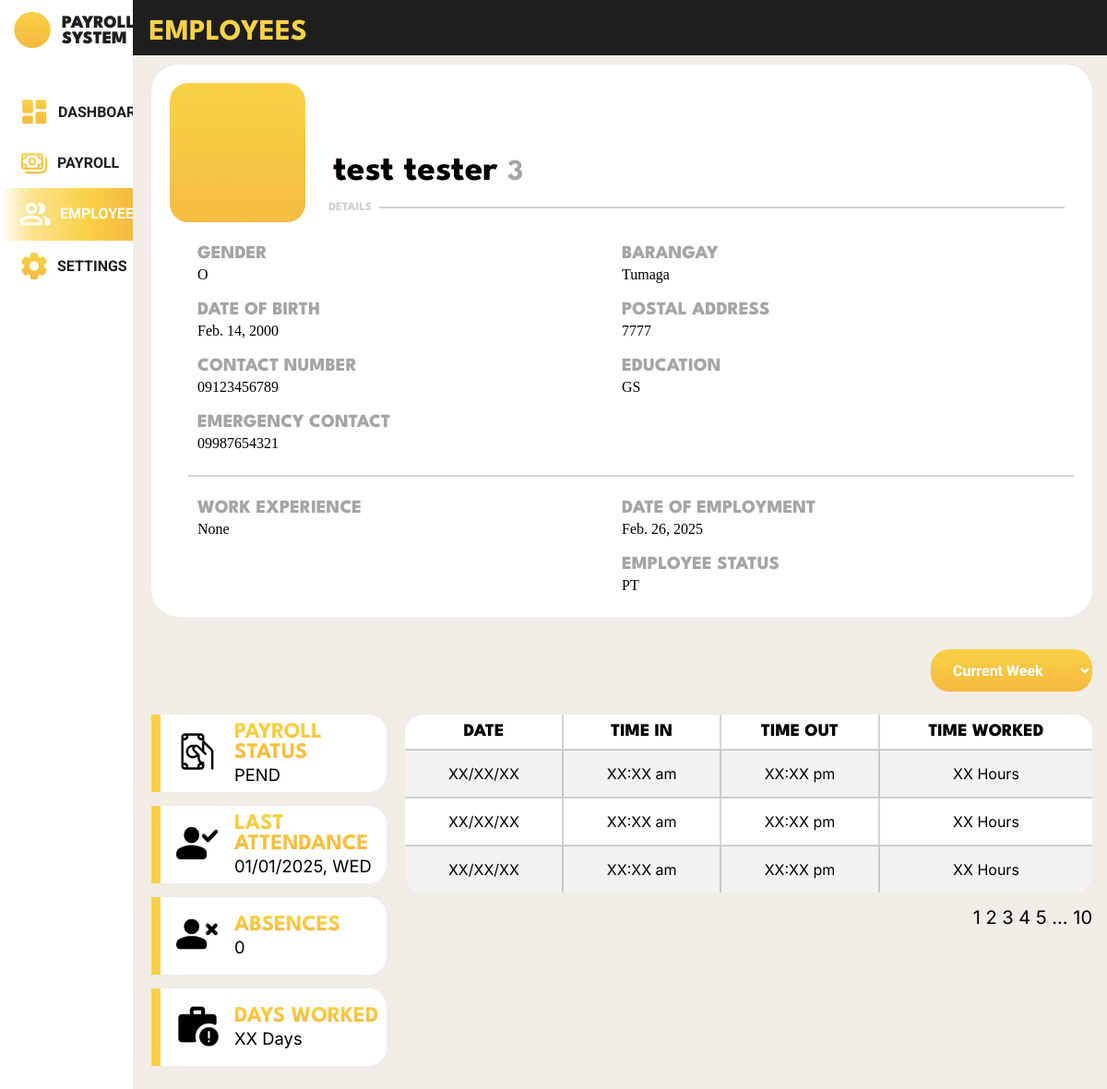
Page /payroll_system/employee_profile/3/ on the earlier database version.
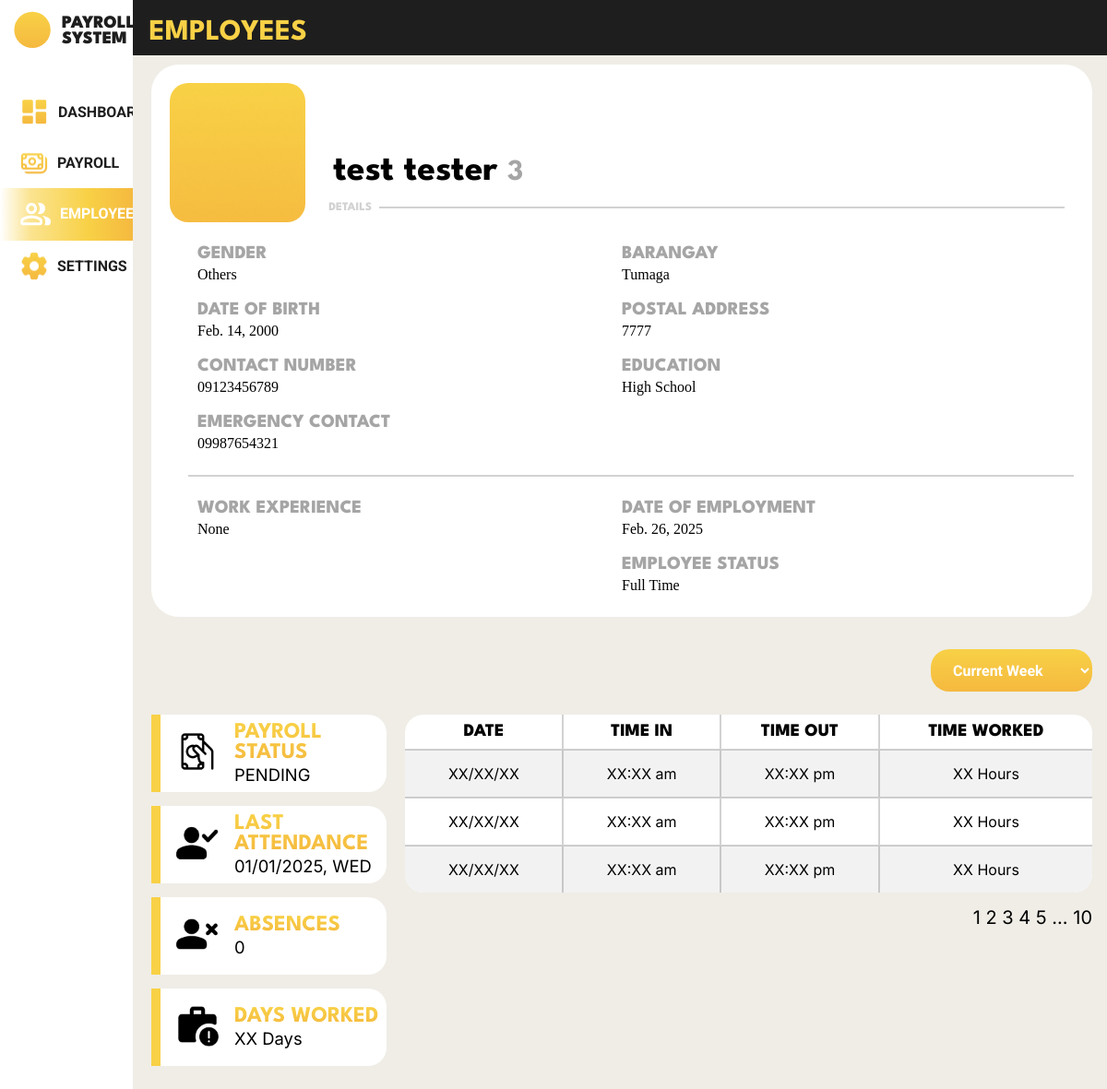
Same page on the later database version.
### payroll_system/models.py (models this page shows)
class Employee(models.Model):
    class Gender(models.TextChoices):
        MALE = 'Male', _('Male')
        FEMALE = 'Female', _('Female')
        OTHERS = 'Others', _('Others')
    class HighestEducation(models.TextChoices):
        GRADESCHOOL = 'Grade School', _('Grade School')
        HIGHSCHOOL = 'High School', _('High School')
        BACHELORS_DEGREE = 'Bachelor\'s Degree', _('Bachelor\'s Degree')
        VOCATIONAL_EDUCATION = 'Vocational Education', _('Vocational Education')
        MASTERS_DEGREE = 'Master\'s Degree', _('Master\'s Degree')
    class EmployeeStatus(models.TextChoices):
        FULLTIME = 'Full Time', _('Full Time')
        PARTTIME = 'Part Time', _('Part Time')
    class PayrollStatus(models.TextChoices):
        PENDING = 'PENDING', _('Pending')
        PROCESSED = 'PROCESSED', _('Processed')
    employee_id = models.AutoField(primary_key=True)
    first_name = models.CharField(max_length=100, null=False)
    last_name = models.CharField(max_length=100, null=False)
    gender = models.CharField(max_length=6, choices=Gender.choices, null=False)
    date_of_birth = models.DateField(null=True)
    contact_number = models.CharField(max_length=15, null=True)
    emergency_contact = models.CharField(max_length=15, null=True)
    barangay = models.CharField(max_length=100, null=True)
    postal_address = models.IntegerField(null=True)
    highest_education = models.CharField(max_length=20, choices=HighestEducation.choices, null=True)
    work_experience = models.CharField(max_length=2083, null=True)
    date_of_employment = models.DateField(default=timezone.now)
    employee_status = models.CharField(max_length=9, choices=EmployeeStatus.choices, null=True)
    payroll_status = models.CharField(max_length=9, choices=PayrollStatus.choices, null=True, blank=True)
    absences = models.IntegerField(default=0, null=False)
    employee_image = models.ImageField(null=True, blank=True, upload_to='images/')

### payroll_system/views.py (the view)
# urls.py: path('employee_profile/<int:employee_id>/', views.employee_profile, name='employee_profile'),
def employee_profile(request, employee_id):
    employee = Employee.objects.get(employee_id=employee_id)
    context = {
        'employee' : employee,
    }
    return render(request, 'payroll_system/employee_profile.html', context)

### payroll_system/templates/payroll_system/employee_profile.html (shortened to what this page needs)
{% load static %}
<!DOCTYPE html>
<html lang="en">
<head>
    <link rel="stylesheet" href="{% static 'css/template.css' %}">
    <link rel="stylesheet" href="{% static 'css/employee_profile.css' %}">
</head>
<body>
    <nav>
        <div class="logo">
            <div class="logo-group">
                <div class="logo-picture">
                </div>
                <div class="logo-name">
                    <p>PAYROLL</p>
                    <p>SYSTEM</p>
                </div>
            </div>
        </div>
        <div class="menu">
            <ul>
                <li class="menu-dashboard">
                    <a href="{% url 'payroll_system:dashboard' %}">
                        <img src="{% static 'images/dashboard_icon.png' %}" alt="">
                        <div class="link">DASHBOARD</div>
                    </a>
                </li>
                <li class="menu-payroll">
                    <a href="{% url 'payroll_system:payrolls' %}">
                        <img src="{% static 'images/payroll_icon.png' %}" alt="">
                        <div class="link">PAYROLL</div>
                    </a>
                </li>
                <li class="menu-employees" id="focused">
                    <a href="{% url 'payroll_system:employees' %}">
                        <img src="{% static 'images/employee_icon_focused.png' %}" alt="">
                        <div class="link">EMPLOYEES</div>
                    </a>
                </li>
                <li class="menu-settings">
                    <a href="{% url 'payroll_system:settings' %}">
                        <img src="{% static 'images/settings_icon.png' %}" alt="">
                        <div class="link">SETTINGS</div>
                    </a>
                </li>
            </ul>
        </div>
    </nav>
    <div class="body">
        <header>
            <h1>EMPLOYEES</h1>
        </header>
        <div class="container">
            <div class="profile">
                <div class="top">
                    <div class="employee_pic">
                        <img src="{% static 'images/employee_img.png' %}" alt="Employee Image">
                    </div>
                    <div class="employee_info1">
                        <div class="employee_name">
                            <h1>{{ employee.first_name }} {{ employee.last_name }} <span>{{ employee.employee_id }}</span></h1>
                        </div>
                        <div class="line">
                            <div class="details">DETAILS</div>
                            <div class="hr1"></div>
                        </div>
                    </div>
                </div>
                <div class="bottom">
                    <div class="employee_info2">
                        <div class="info_content1">
                            <div class="gender">
                                <h1>GENDER</h1>
                                {{ employee.gender }}
                            </div>
                            <div class="date_of_birth">
                                <h1>DATE OF BIRTH</h1>
                                {{ employee.date_of_birth }}
                            </div>
                            <div class="contact_number">
                                <h1>CONTACT NUMBER</h1>
                                {{ employee.contact_number }}
                            </div>
                            <div class="emergency_contact">
                                <h1>EMERGENCY CONTACT</h1>
                                {{ employee.emergency_contact }}
                            </div>
                        </div>
                        <div class="info_content2">
                            <div class="barangay">
                                <h1>BARANGAY</h1>
                                {{ employee.barangay }}
                            </div>
                            <div class="postal_address">
                                <h1>POSTAL ADDRESS</h1>
                                {{ employee.postal_address}}
                            </div>
                            <div class="education">
                                <h1>EDUCATION</h1>
                                {{ employee.highest_education }}
                            </div>
                        </div>
                    </div>
                    <div class="hr2"></div>
                    <div class="employee_info3">
                        <div class="info_content1">
                            <div class="work_experience">
                                <h1>WORK EXPERIENCE</h1>
                                {{ employee.work_experience }}
                            </div>
                        </div>
                        <div class="info_content2">
                            <div class="date_of_employment">
                                <h1>DATE OF EMPLOYMENT</h1>
                                {{ employee.date_of_employment }}
                            </div>
                            <div class="employee_status">
                                <h1>EMPLOYEE STATUS</h1>
                                {{ employee.employee_status}}
                            </div>
                        </div>
                    </div>
                </div>
            </div>
            <div class="content">
                <div class="duration_filter">
                    <select name="duration" id="duration">
                        <option value="Current Week">Current Week</option>
                    </select>
                </div>
                <div class="employee_state">
                    <div class="left">
                        <div class="statistic_1">
                            <div class="img">
                                <img src="{% static 'images/payroll_status_icon.png' %}" alt="">
                            </div>
                            <div class="text">
                                <h2>PAYROLL STATUS</h2>
                                <p>{{ employee.payroll_status }}</p>
                            </div>
                        </div>
                        <div class="statistic_2">
                            <div class="img">
                                <img src="{% static 'images/attendance_icon.png' %}" alt="">
                            </div>
                            <div class="text">
                                <h2>LAST ATTENDANCE</h2>
                                <p>01/01/2025, WED</p>
                            </div>
                        </div>
                        <div class="statistic_3">
                            <div class="img">
                                <img src="{% static 'images/absences_icon.png' %}" alt="">
                            </div>
                            <div class="text">
                                <h2>ABSENCES</h2>
                                <p>{{ employee.absences }}</p>
                            </div>
                        </div>
                        <div class="statistic_4">
                            <div class="img">
                                <img src="{% static 'images/day_worked_icon.png' %}" alt="">
                            </div>
                            <div class="text">
                                <h2>DAYS WORKED</h2>
                                <p>XX Days</p>
                            </div>
                        </div>
                    </div>
                    <div class="right">
                        <div class="table">
                            <table>
                                <tr>
                                    <th>DATE</th>
                                    <th>TIME IN</th>
                                    <th>TIME OUT</th>
                                    <th>TIME WORKED</th>
                                </tr>
                                <tr>
                                    <td>XX/XX/XX</td>
                                    <td>XX:XX am</td>
                                    <td>XX:XX pm</td>
                                    <td>XX Hours</td>
                                </tr>
                                <tr>
                                    <td>XX/XX/XX</td>
                                    <td>XX:XX am</td>
                                    <td>XX:XX pm</td>
                                    <td>XX Hours</td>
                                </tr>
                                <tr>
                                    <td>XX/XX/XX</td>
                                    <td>XX:XX am</td>
                                    <td>XX:XX pm</td>
                                    <td>XX Hours</td>
                                </tr>
                            </table>
                        </div>
                        <div class="pagination">
                            <p>1 2 3 4 5 ... 10</p>
                        </div>
                    </div>
                </div>
            </div>
        </div>
    </div>
</body>
</html>

### static/css/template.css (style rules this page uses)
@media screen and (max-width: 1920px) { html, body { height: 100%; width: 100%; margin: 0; background-color: #EFEDE6; } }
@media screen and (max-width: 1920px) { header { position: fixed; top: 0; background-color: #1e1e1e; color: #f8d146; margin-left: 11.8%; padding: 0 20px 0 20px; height: 60px; width: 100%; font-family: 'League Spartan'; z-index: 9; } }
@media screen and (max-width: 1920px) { nav { position: fixed; left: 0; background-color: #FFF; height: 100%; width: 12%; z-index: 10; } }
@media screen and (max-width: 1920px) { nav .logo { height: 8%; } }
@media screen and (max-width: 1920px) { nav .logo .logo-group { padding: 12px 0 12px 15px; display: flex; overflow: hidden; } }
@media screen and (max-width: 1920px) { nav .logo .logo-group .logo-name { margin: 5px 0 5px 12px; } }
@media screen and (max-width: 1920px) { nav .logo .logo-group .logo-name p { margin: 0; text-align: left; color: #1e1e1e; font-family: 'League Spartan'; font-size: 120%; font-weight: 900; } }
@media screen and (max-width: 1920px) { nav .menu { height: fit-content; } }
@media screen and (max-width: 1920px) { nav .menu ul { list-style-type: none; margin: 0; padding: 0; } }
@media screen and (max-width: 1920px) { nav .menu ul .menu-dashboard, nav .menu ul .menu-payroll, nav .menu ul .menu-employees, nav .menu ul .menu-settings { margin: 0; padding: 10px 20px; overflow: hidden; } }
@media screen and (max-width: 1920px) { nav .menu ul .menu-dashboard a, nav .menu ul .menu-payroll a, nav .menu ul .menu-employees a, nav .menu ul .menu-settings a { text-decoration: none; display: flex; } }
@media screen and (max-width: 1920px) { nav .menu ul .menu-dashboard a .link, nav .menu ul .menu-payroll a .link, nav .menu ul .menu-employees a .link, nav .menu ul .menu-settings a .link { margin: 8px; text-decoration: none; text-align: left; color: #1e1e1e; font-family: 'Roboto'; font-size: 100%; font-weight: 700; } }
@media screen and (max-width: 1920px) { #focused { background: linear-gradient(89.98deg, rgba(248, 209, 70, 0), rgba(248, 209, 70, 0.6) 23%, #f8d146 66%, #f5b93f); } }
@media screen and (max-width: 1920px) { #focused .link { color: #fff; } }

Differences in the rows shown:
changed Employee "test": gender "O" → "Others"; highest_education "GS" → "High School"; employee_status "PT" → "Full Time"; payroll_status "PEND" → "PENDING"
